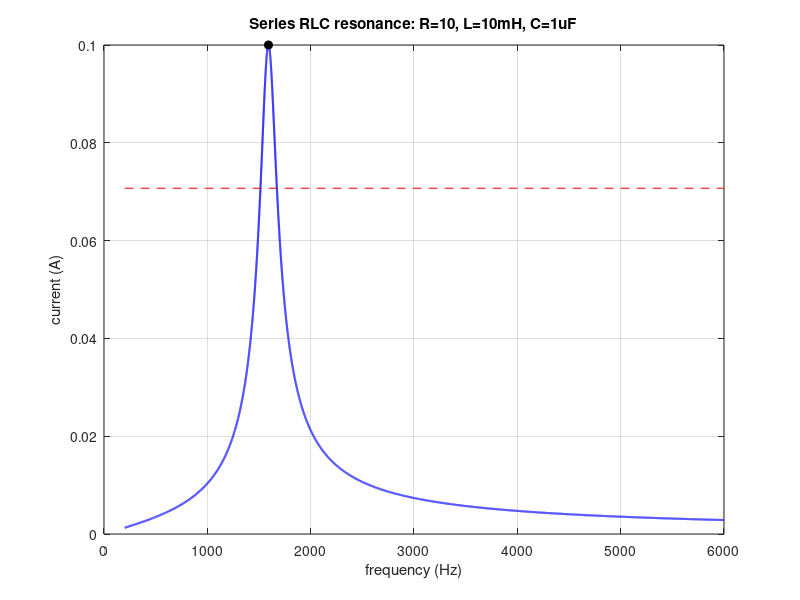

MATLAB code to generate this figure:
% resonance_curve.m -- series RLC: sweep frequency, plot the current and
% pick out the resonance peak, Q factor and bandwidth. Confirm the located
% peak agrees with f0 = 1/(2*pi*sqrt(L*C)).

clear all;

R = 10;      % ohm
L = 10e-3;   % H
C = 1e-6;    % F
V = 1;       % ac source, 1 V

f  = linspace(200, 6000, 20000);
w  = 2*pi*f;                 % w = 2*pi*f
XL = w*L;
XC = 1./(w*C);
Z  = sqrt(R.^2 + (XL - XC).^2);
I  = V ./ Z;

[Imax, k]  = max(I);
f0_peak    = f(k);                  % resonance located from the curve
f0_formula = 1/(2*pi*sqrt(L*C));    % textbook formula
Q          = (1/R)*sqrt(L/C);
BW         = f0_formula / Q;

printf('f0 (located on curve)   = %.2f Hz\n', f0_peak);
printf('f0 = 1/(2*pi*sqrt(LC))  = %.2f Hz\n', f0_formula);
printf('Q  = (1/R)*sqrt(L/C)    = %.3f\n', Q);
printf('BW = f0/Q               = %.2f Hz\n', BW);
printf('Imax at resonance       = %.4f A   (V/R = %.4f A)\n', Imax, V/R);

half = Imax/sqrt(2);        % half-power (0.707) level

plot(f, I, 'b-', 'linewidth', 1.5);
hold on;
plot([f(1) f(end)], [half half], 'r--');            % half-power line
plot(f0_formula, V/R, 'ko', 'markerfacecolor', 'k'); % resonance point
hold off;
xlabel('frequency (Hz)');
ylabel('current (A)');
title('Series RLC resonance: R=10, L=10mH, C=1uF');
grid on;

% print -dpng resonance_curve.png   % uncomment to save the figure (do not commit it)
